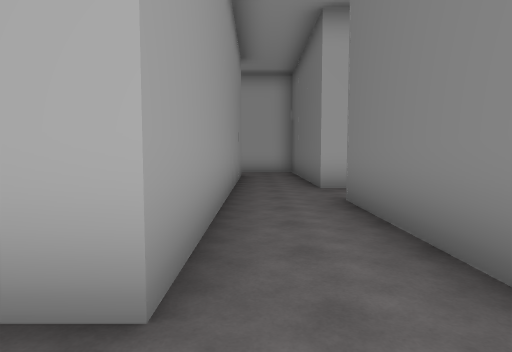
view 1 (above)

21 first-person views from a walk through a 3-D level made in the Unity game engine. The camera is 1.5 m above the floor, tilts 4° down and sees 75° across. The floor is counted in squares, 2 m on a side. Each view is taken from the middle of a square. On the plan, view 1 faces up. The plan holds only what a view shows up to about 11 squares ahead; the rest is blank. The place goes on beyond the plan. The player is left out. Some animated figures are left out.

view 2
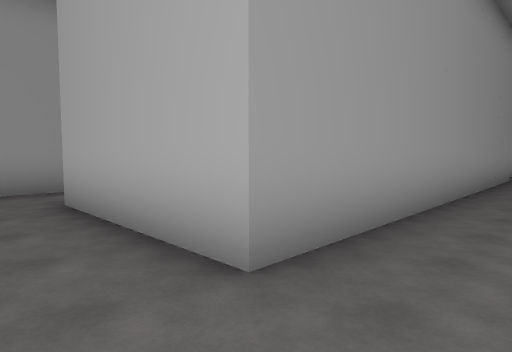

view 3
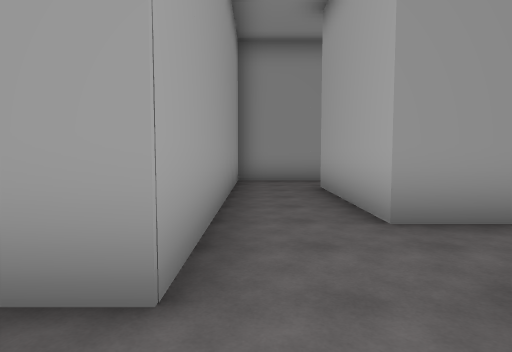

view 4
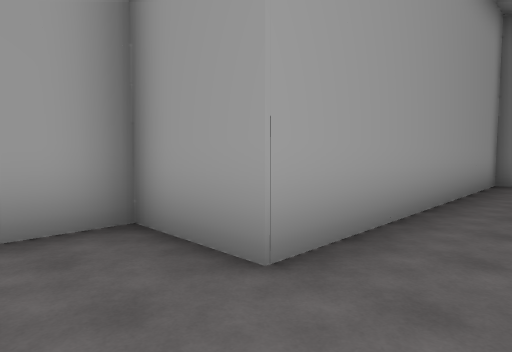

view 5
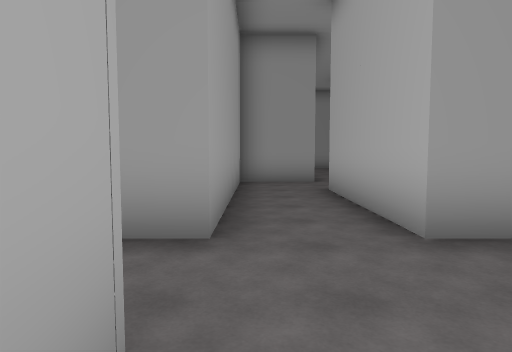

view 6
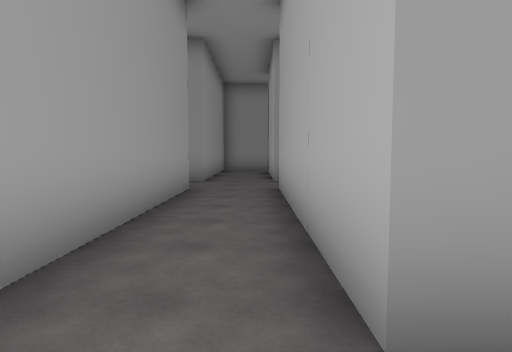

view 7
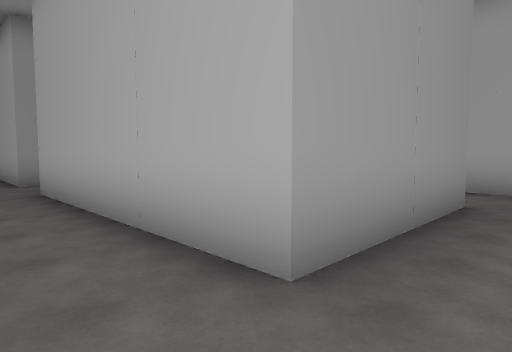

view 8
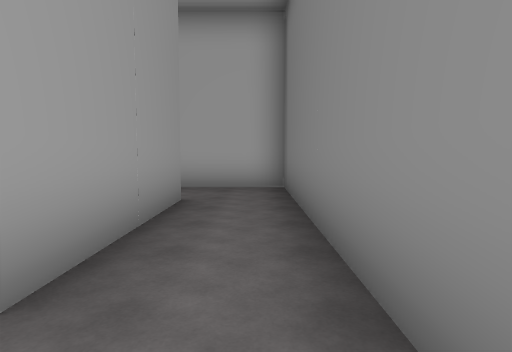

view 9
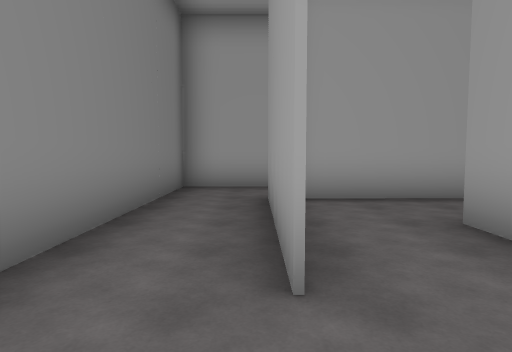

view 10
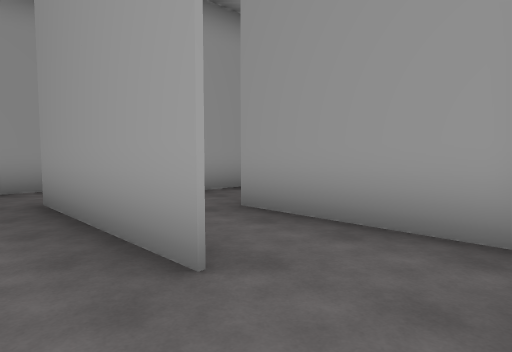

view 11
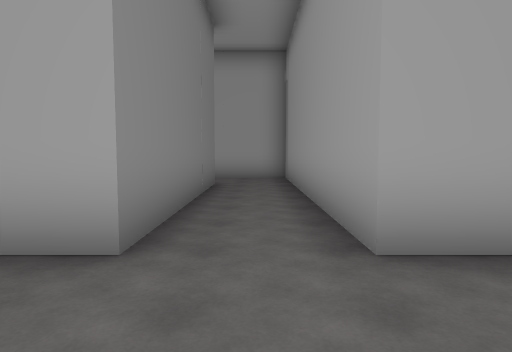

view 12
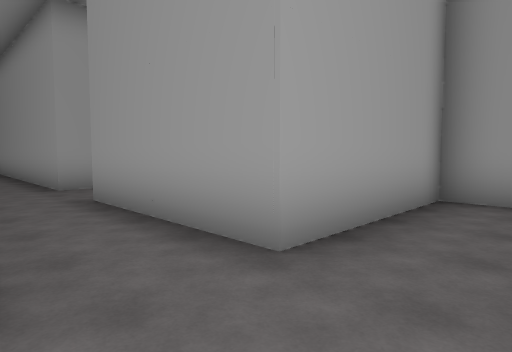

view 13
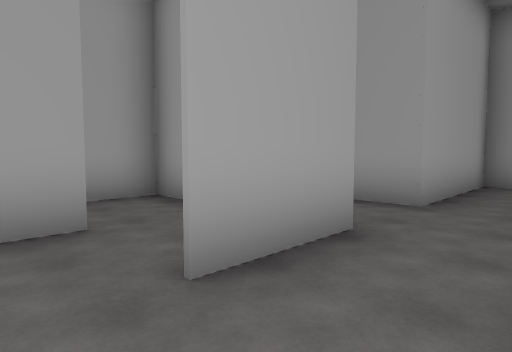

view 14
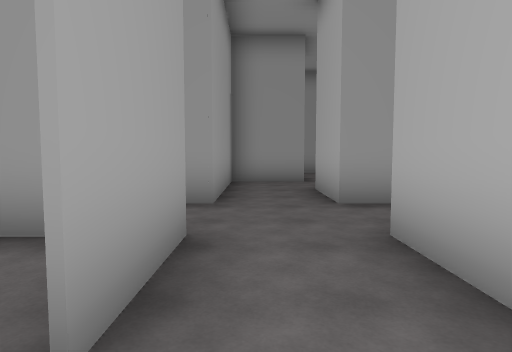

view 15
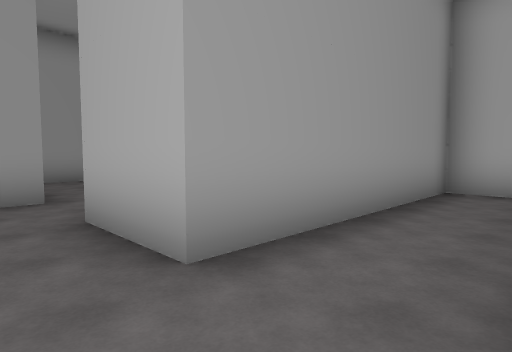

view 16
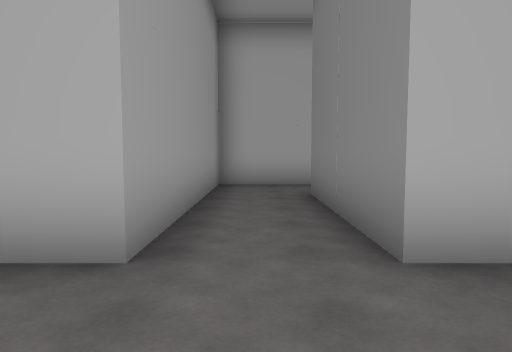

view 17
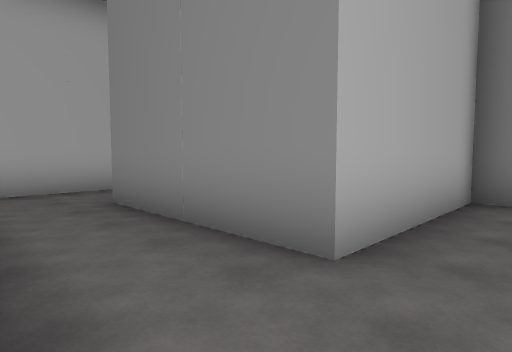

view 18
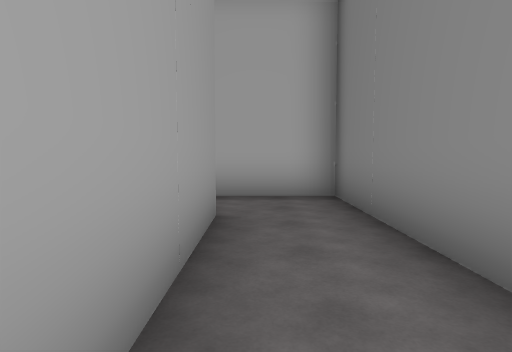

view 19
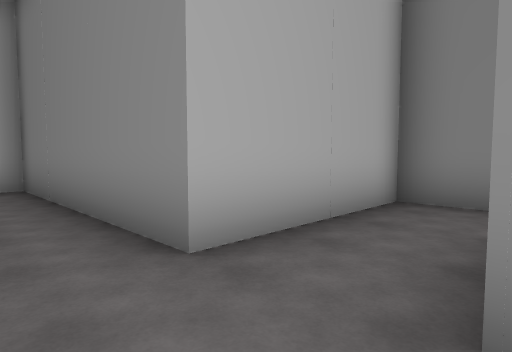

view 20
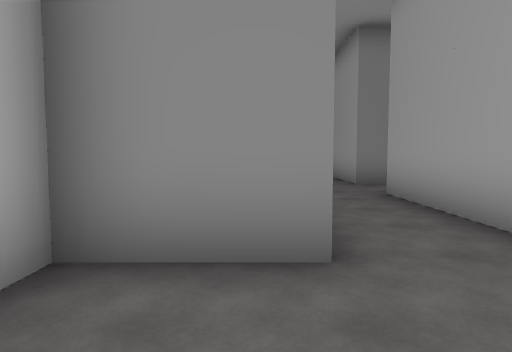

view 21
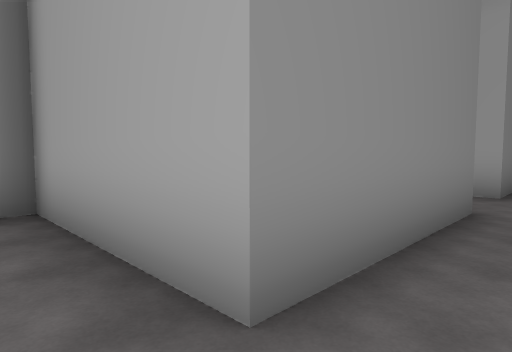

### Floor plan
Ten units are one square. View 1 is at (0, 0); x grows to the right and y downward. Boxes are objects, and circles mark ways between rooms. Rooms are numbered by the first view taken in them; rooms with no view inside come last. Other rooms are left out.
<svg viewBox="-66 -133 237 223">
<path fill="none" stroke="#000" d="M14 -18 14 -53M71 5 32 5 32 -14 28 -14M14 -71 14 -128 -7 -128M-61 -20 -61 5 14 5 14 24 71 24 71 85M-5 -110 -5 -14 -44 -14M90 81 90 24 166 24 166 -52 155 -52M148 -34 148 5 90 5M128 -46 128 -15M155 -52 143 -52M71 -52 51 -52M90 -23 90 -34 110 -34M51 -59 51 -71 14 -71M128 -46 128 -52 90 -52M33 -54 33 -34 71 -34 71 5M98 -109 71 -109 71 -52M90 -52 90 -90 116 -90M91 -21 91 5 143 5"/>
<circle cx="150" cy="-45" r="3" fill="#2a7"/>
<circle cx="25" cy="-60" r="3" fill="#2a7"/>
<circle cx="80" cy="0" r="3" fill="#2a7"/>
<circle cx="140" cy="-25" r="3" fill="#2a7"/>
<circle cx="80" cy="-60" r="3" fill="#2a7"/>
<text x="30" y="-10">1</text>
<text x="140" y="-40">2</text>
<text x="80" y="-40">3</text>
<text x="80" y="-90">4</text>
<text x="120" y="-10">5</text>
</svg>
Room 1 opens to room 2. Room 1 opens to room 3. Room 2 opens to room 5. Room 3 opens to room 4.

Where each view was taken, in squares from view 1:
view 1: 0 up, 0 right, facing up
view 2: 0 up, 1 right, facing up-left
view 3: 0 up, 3 right, facing left
view 4: 1 up, 3 right, facing down-left
view 5: 2 down, 10 right, facing left
view 6: 1 down, 16 right, facing left
view 7: 2 down, 16 right, facing up-left
view 8: 2 down, 16 right, facing up
view 9: 5 up, 15 right, facing down
view 10: 5 up, 16 right, facing down-left
view 11: 0 up, 8 right, facing down
view 12: 5 up, 9 right, facing down-left
view 13: 5 up, 12 right, facing down-left
view 14: 4 up, 12 right, facing left
view 15: 4 up, 9 right, facing up-left
view 16: 3 up, 8 right, facing up
view 17: 4 up, 7 right, facing up-right
view 18: 7 up, 0 right, facing up
view 19: 5 up, 0 right, facing up-right
view 20: 0 up, 1 right, facing right
view 21: 10 up, 8 right, facing down-right
